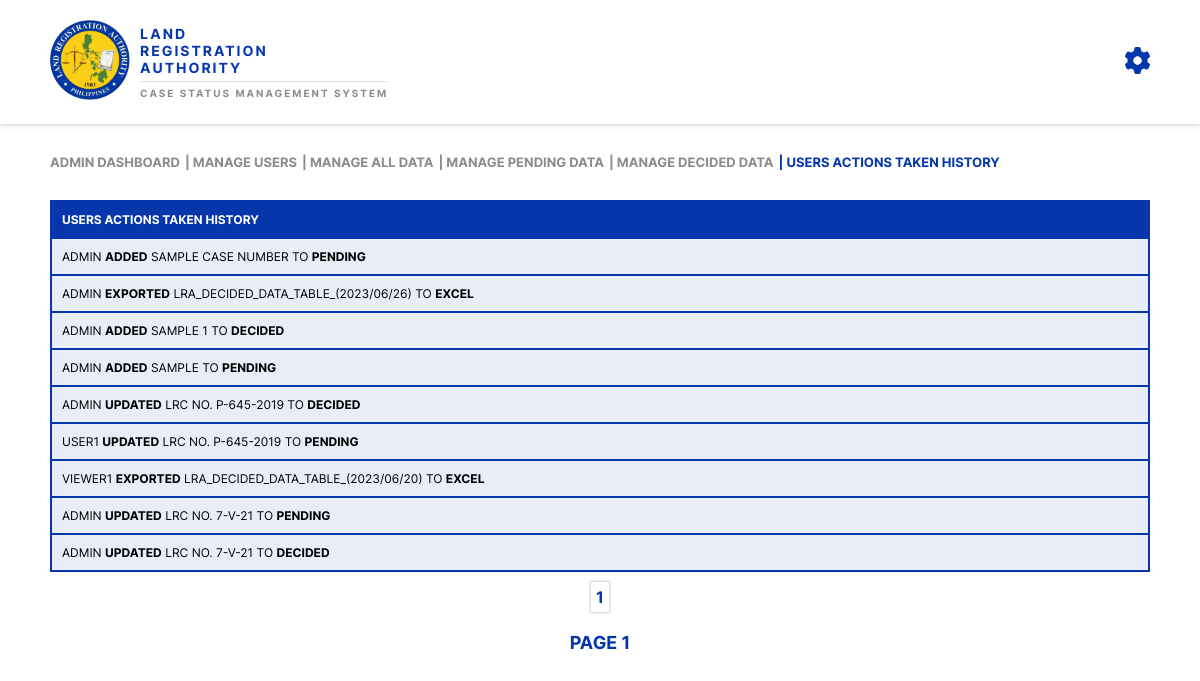
The page /admin/admin_users_actions_taken_history.php (signed in) on the database its author committed.
### tables this page shows
CREATE TABLE `users_actions_taken_history` (
  `id` int(11) NOT NULL,
  `username` varchar(50) NOT NULL,
  `case_type` varchar(100) NOT NULL,
  `action_taken` varchar(50) NOT NULL,
  `status` varchar(11) NOT NULL
);

### admin/admin_users_actions_taken_history.php (the view, shortened to what this page needs)
<?php
    require "../connection/conn.php";
?>
<!DOCTYPE html>
<html lang="en">
<head>
    <link rel="stylesheet" href="../assets/css/main.css">
</head>
<body>
    <?php require "./admin_header.php"; ?>
    <main class="main" id="main">
        <div class="main_wrapper">
            <ul class="main_pages">
                <li class="main_pages_item">
                    <a href="./admin_dashboard.php" class="main_pages_item_link">
                    <?php echo strtoupper($_SESSION['username']); ?> DASHBOARD
                    </a>
                </li>
                <li class="main_pages_item"><a href="./admin_manage_users_table.php" class="main_pages_item_link">| MANAGE USERS</a></li>
                <li class="main_pages_item"><a href="./admin_manage_all_data_table.php" class="main_pages_item_link">| MANAGE ALL DATA</a></li>
                <li class="main_pages_item"><a href="./admin_manage_pending_data_table.php" class="main_pages_item_link">| MANAGE PENDING DATA</a></li>
                <li class="main_pages_item"><a href="./admin_manage_decided_data_table.php" class="main_pages_item_link">| MANAGE DECIDED DATA</a></li>
                <li class="main_pages_item"><a href="" class="main_pages_item_link active">| USERS ACTIONS TAKEN HISTORY</a></li>
            </ul>
            <div class="data_table_wrapper">
                <table class="data_table" id="data_table">
                    <thead class="data_table_head">
                        <tr>
                            <th>USERS ACTIONS TAKEN HISTORY</th>
                        </tr>
                    </thead>
                    <tbody class="data_table_body">
                        <?php
                            $limit = 100;
                            if (isset($_GET["page"])) {
                                $page  = $_GET["page"];
                            }
                            else {
                                $page=1;
                            }
                            $start_from = ($page-1) * $limit;
                            $query = mysqli_query($conn, "SELECT * FROM `users_actions_taken_history` ORDER BY id DESC LIMIT $start_from, $limit");
                            while($row = mysqli_fetch_array($query)){
                                ?>
                                    <tr>
                                        <td><?php echo $row['username'];?> <b><?php echo $row['action_taken'];?></b> <?php echo $row['case_type'];?> TO <b><?php echo $row['status'];?></b> </td>
                                    </tr>
                                <?php
                            }
                        ?>
                    </tbody>
                </table>
                <?php
                    $query = mysqli_query($conn, "SELECT COUNT(*) as username FROM `users_actions_taken_history`");
                    $result = mysqli_fetch_row($query);
                    $total_records = $result[0];
                    $total_pages = ceil($total_records / $limit);
                    ?>
                        <ul class="pagination">
                            <?php
                                for ($i=1; $i <= $total_pages; $i++) {
                                    ?>
                                        <li class="page_item"><a class="page_link" href="./admin_users_actions_history.php?page=<?php echo $i ?>"><?php echo $i ?></a></li>
                                    <?php
                                }
                            ?>
                        </ul>
                        <h1 class="table_page_no">PAGE <?php echo $page ?></h1>
            </div>
        </div>
    </main>
</body>
</html>

### admin/admin_header.php (shortened to what this page needs)
<header class="header" id="header">
    <div class="header_wrapper">
        <div class="header_logo_wrapper">
            <a href="./admin_dashboard.php"><img src="../assets/images/Land_Registration_Authority_Logo.png" alt="Land_Registration_Authority_Logo" class="header_logo"></a>
            <h1 class="header_logo_name">
                LAND <br>
                REGISTRATION <br>
                AUTHORITY
                <hr>
                <span class="header_web_system_name">CASE STATUS MANAGEMENT SYSTEM</span>
            </h1>
        </div>
        <div class="gear_wrapper">
            <button class="gear_btn" onclick="gear_button_menu()">
                <img src="../assets/images/gear_solid.png" alt="gear_btn" class="gear_icon">
            </button>
        </div>
    </div>
</header>

### assets/css/main.css (style rules this page uses)
:root { --FFF: #FFF; --000: #000; --0636AC: #0636AC; --faca0a: #faca0a; --e6e6e6: #e6e6e6; --fc6565: #fc6565; --e8edf8: #e8edf8; --d5def1: #d5def1; --8c8c8c: #8c8c8c; --1cffad: #1cffad; --20d1f5: #20d1f5; --bold: 700; --normal: 400; }
* { margin: 0; padding: 0; box-sizing: border-box; font-family: "inter"; scroll-behavior: smooth; text-transform: uppercase; }
a { text-decoration: none; }
ul { list-style: none; }
button { background-color: transparent; cursor: pointer; }
button, input, textarea, select { border: none; }
button, input, textarea, select:focus { outline: none; }
hr { opacity: 0.3; margin: 5px 0 0 0; }
#header { background-color: var(--FFF); box-shadow: rgba(50, 50, 105, 0.15) 0px 2px 5px 0px, rgba(0, 0, 0, 0.05) 0px 1px 1px 0px; position: sticky; top: 0; width: 100%; z-index: 999; }
#header .header_wrapper { display: flex; justify-content: space-between; align-items: center; padding: 20px 50px; }
#header .header_wrapper .header_logo_wrapper { display: flex; align-items: center; column-gap: 10px; }
#header .header_wrapper .header_logo_wrapper .header_logo { width: 80px; }
#header .header_wrapper .header_logo_wrapper .header_logo_name { font-size: 14px; font-weight: var(--bold); letter-spacing: 2px; color: var(--0636AC); }
#header .header_wrapper .header_logo_wrapper .header_logo_name .header_web_system_name { font-size: 10px; color: var(--8c8c8c); }
#header .header_wrapper .gear_wrapper { position: relative; display: flex; align-items: center; justify-content: center; }
#header .header_wrapper .gear_wrapper .gear_btn { cursor: pointer; transition-duration: 0.5s; }
#header .header_wrapper .gear_wrapper .gear_btn .gear_icon { width: 25px; }
.main_wrapper { padding: 30px 50px 100px 50px; }
#main .main_wrapper .main_pages { display: flex; column-gap: 5px; margin-bottom: 30px; }
#main .main_wrapper .main_pages .main_pages_item { font-weight: var(--bold); font-size: 13px; }
#main .main_wrapper .main_pages .main_pages_item .main_pages_item_link { color: var(--8c8c8c); }
#main .main_wrapper .main_pages .main_pages_item .main_pages_item_link.active { color: var(--0636AC); }
#main .main_wrapper .data_table { width: 100%; margin: 0 auto; margin-top: 15px; font-size: 12px; background-color: var(--0636AC); }
#main .main_wrapper .data_table .data_table_head { background-color: var(--0636AC); }
#main .main_wrapper .data_table .data_table_body { background-color: var(--e8edf8); }
#main .main_wrapper .data_table .data_table_head tr th { padding: 10px; color: var(--FFF); font-weight: var(--bold); text-align: left; }
#main .main_wrapper .data_table .data_table_body tr td { padding: 10px; }
#main .main_wrapper .data_table_wrapper .pagination { display: flex; flex-wrap: wrap; gap: 5px; justify-content: center; width: 100%; margin-top: 10px; }
#main .main_wrapper .data_table_wrapper .pagination .page_item { padding: 5px; background-color: var(--FFF); box-shadow: 0 0 2px 1px rgba(0,0,0,0.2); font-size: 16px; font-weight: var(--bold); }
#main .main_wrapper .data_table_wrapper .pagination .page_item .page_link { color: var(--0636AC); }
#main .main_wrapper .data_table_wrapper .table_page_no { font-size: 18px; color: var(--0636AC); font-weight: var(--bold); text-align: center; margin-top: 20px; }

### rows shown on the page
users_actions_taken_history: username "ADMIN", action_taken "ADDED", case_type "SAMPLE CASE NUMBER", status "PENDING"
users_actions_taken_history: username "ADMIN", action_taken "EXPORTED", case_type "LRA_DECIDED_DATA_TABLE_(2023/06/26)", status "EXCEL"
users_actions_taken_history: username "ADMIN", action_taken "ADDED", case_type "SAMPLE 1", status "DECIDED"
users_actions_taken_history: username "ADMIN", action_taken "ADDED", case_type "SAMPLE", status "PENDING"
users_actions_taken_history: username "ADMIN", action_taken "UPDATED", case_type "LRC NO. P-645-2019", status "DECIDED"
users_actions_taken_history: username "USER1", action_taken "UPDATED", case_type "LRC NO. P-645-2019", status "PENDING"
users_actions_taken_history: username "VIEWER1", action_taken "EXPORTED", case_type "LRA_DECIDED_DATA_TABLE_(2023/06/20)", status "EXCEL"
users_actions_taken_history: username "ADMIN", action_taken "UPDATED", case_type "LRC NO. 7-V-21", status "PENDING"
users_actions_taken_history: username "ADMIN", action_taken "UPDATED", case_type "LRC NO. 7-V-21", status "DECIDED"

### other values the page prints
$_SESSION['username'] "ADMIN"
$page "1"
